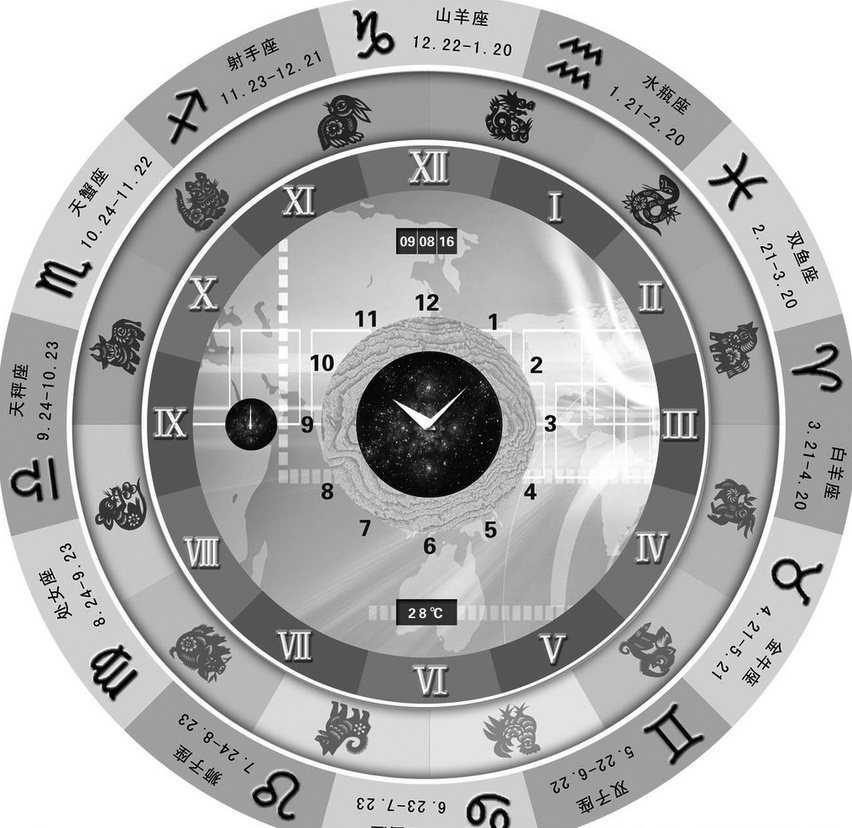
#> input picture OpenCV.Algorithmic.Solution/chapter-03/img2.jpg, 852 x 828 px, shrunk from 1015 x 986 before the run
$ python rotate_OpenCV3.py ../img2.jpg
#> lines starting #> are read from the running program, lines starting #| are printed output that depends on the picture
# -*- coding: utf-8 -*-
import cv2
import sys

#主函数
if __name__ == "__main__":
    if len(sys.argv)>1:
        image = cv2.imread(sys.argv[1],cv2.IMREAD_ANYCOLOR)
#> image is the input picture: shape (828, 852); min 0, max 255, mean 176.1
    else:
        print("Usage: python rotate.py image")
        sys.exit(1)

    #显示原图
    cv2.imshow("image",image)
    #图像旋转 ： cv2.ROTATE_180  cv2.ROTATE_90_COUNTERCLOCKWISE
    rImg = cv2.rotate(image,cv2.ROTATE_90_COUNTERCLOCKWISE)
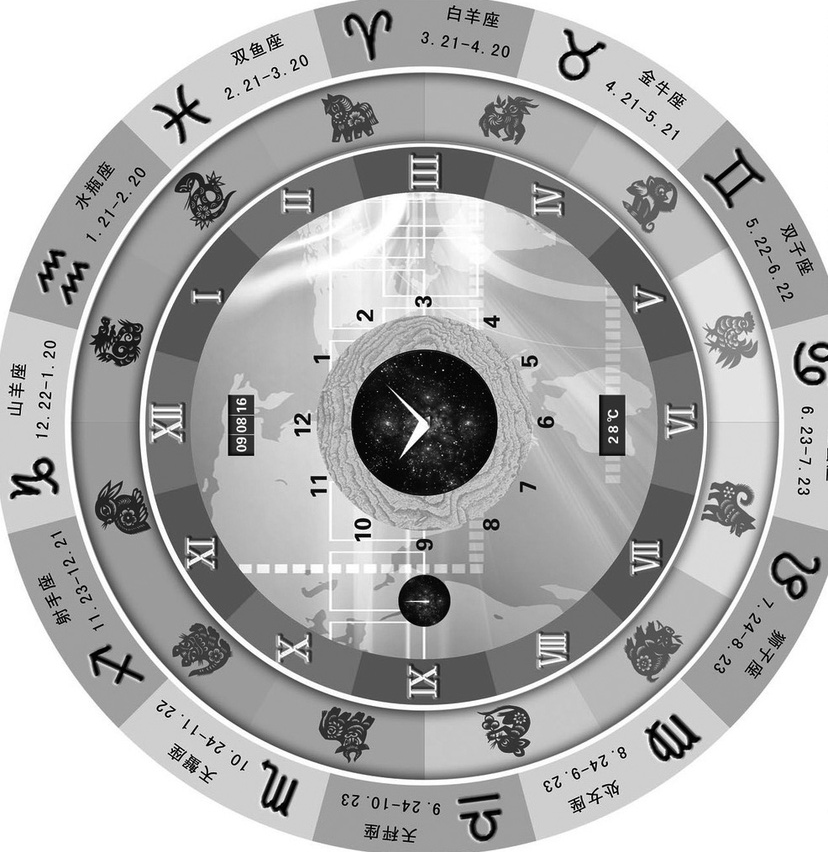
#> rImg: shape (852, 828); min 0, max 255, mean 176.1
    #显示旋转的结果
    cv2.imshow("rImg",rImg)
    cv2.waitKey(0)
    cv2.destroyAllWindows()
